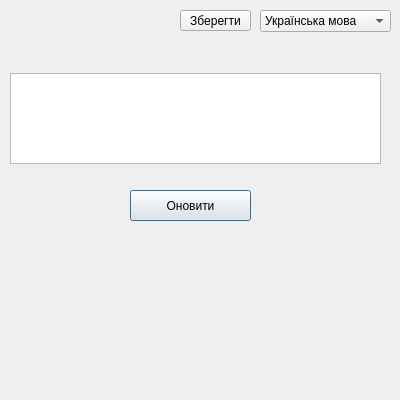
<?xml version="1.0" encoding="UTF-8"?>
<ui version="4.0">
 <class>MainWindow</class>
 <widget class="QMainWindow" name="MainWindow">
  <property name="geometry">
   <rect>
    <x>0</x>
    <y>0</y>
    <width>400</width>
    <height>400</height>
   </rect>
  </property>
  <property name="minimumSize">
   <size>
    <width>400</width>
    <height>400</height>
   </size>
  </property>
  <property name="maximumSize">
   <size>
    <width>400</width>
    <height>400</height>
   </size>
  </property>
  <property name="windowTitle">
   <string>CatProject</string>
  </property>
  <property name="windowIcon">
   <iconset theme="QIcon::ThemeIcon::WeatherClear"/>
  </property>
  <widget class="QWidget" name="centralwidget">
   <widget class="QPushButton" name="pushButton">
    <property name="geometry">
     <rect>
      <x>130</x>
      <y>190</y>
      <width>121</width>
      <height>31</height>
     </rect>
    </property>
    <property name="text">
     <string>Оновити</string>
    </property>
    <property name="icon">
     <iconset theme="QIcon::ThemeIcon::SyncSynchronizing"/>
    </property>
    <property name="iconSize">
     <size>
      <width>20</width>
      <height>15</height>
     </size>
    </property>
    <property name="checkable">
     <bool>false</bool>
    </property>
    <property name="autoExclusive">
     <bool>false</bool>
    </property>
    <property name="autoDefault">
     <bool>false</bool>
    </property>
    <property name="default">
     <bool>true</bool>
    </property>
   </widget>
   <widget class="QComboBox" name="comboBox">
    <property name="geometry">
     <rect>
      <x>260</x>
      <y>10</y>
      <width>131</width>
      <height>22</height>
     </rect>
    </property>
    <property name="currentText">
     <string>Українська мова</string>
    </property>
    <property name="maxVisibleItems">
     <number>2</number>
    </property>
    <item>
     <property name="text">
      <string>Українська мова</string>
     </property>
    </item>
    <item>
     <property name="text">
      <string>English language</string>
     </property>
    </item>
   </widget>
   <widget class="QTextEdit" name="textEdit">
    <property name="geometry">
     <rect>
      <x>10</x>
      <y>73</y>
      <width>371</width>
      <height>91</height>
     </rect>
    </property>
   </widget>
   <widget class="QPushButton" name="pushButton_2">
    <property name="geometry">
     <rect>
      <x>180</x>
      <y>10</y>
      <width>71</width>
      <height>21</height>
     </rect>
    </property>
    <property name="text">
     <string>Зберегти</string>
    </property>
   </widget>
  </widget>
 </widget>
 <resources/>
 <connections/>
</ui>
